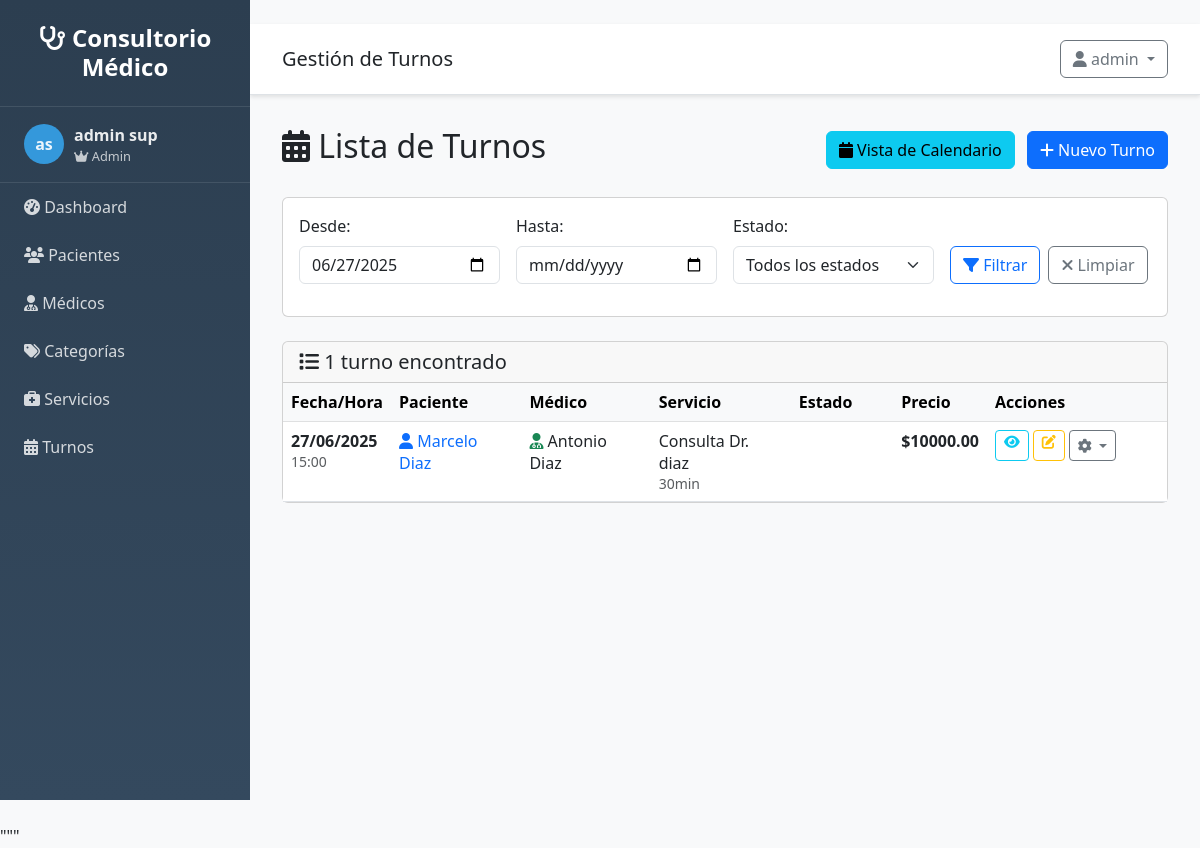
The app's page /turnos/ (signed in), older data.
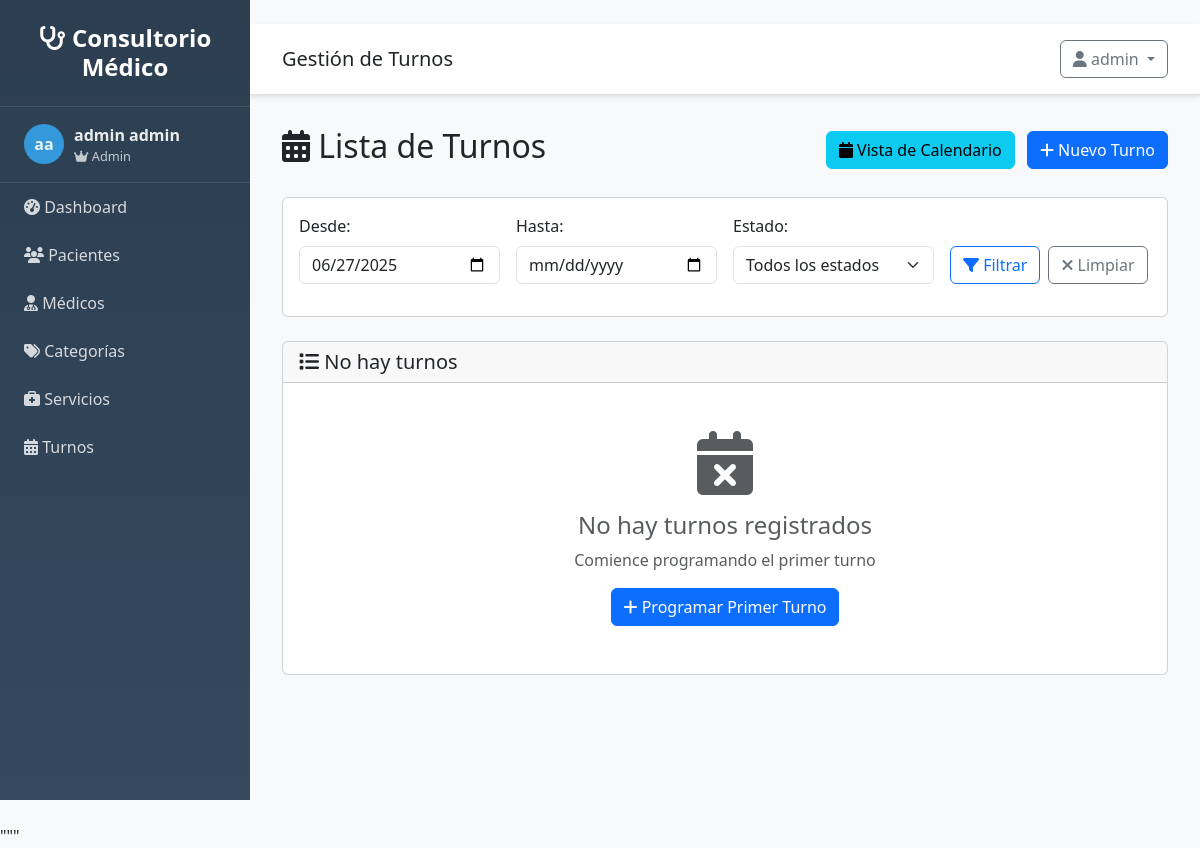
The same page, newer data.
### src/models/usuario.py (models this page shows, shortened)
class Usuario(UserMixin, db.Model):
    __tablename__ = 'usuarios'
    id = db.Column(db.Integer, primary_key=True)
    username = db.Column(db.String(80), unique=True, nullable=False)
    email = db.Column(db.String(120), unique=True, nullable=False)
    password_hash = db.Column(db.String(255), nullable=False)
    nombre = db.Column(db.String(100), nullable=False)
    apellido = db.Column(db.String(100), nullable=False)
    rol = db.Column(db.String(20), default='usuario')
    activo = db.Column(db.Boolean, default=True)
    ultimo_login = db.Column(db.DateTime)
    fecha_creacion = db.Column(db.DateTime, default=datetime.utcnow)
    @property
    def nombre_completo(self):
        return f"{self.nombre} {self.apellido}"
    def is_admin(self):
        return self.rol == 'admin'

### src/models/turno.py (models this page shows, shortened)
class Turno(db.Model):
    __tablename__ = 'turnos'
    id = db.Column(db.Integer, primary_key=True)
    fecha = db.Column(db.Date, nullable=False)
    hora = db.Column(db.Time, nullable=False)
    estado = db.Column(db.String(20), default='pendiente')  # pendiente, confirmado, completado, cancelado
    observaciones = db.Column(db.Text, nullable=True)
    precio_final = db.Column(db.Numeric(10, 2), nullable=True)
    fecha_creacion = db.Column(db.DateTime, default=datetime.utcnow)
    cliente_id = db.Column(db.Integer, db.ForeignKey('clientes.id'), nullable=False)
    profesional_id = db.Column(db.Integer, db.ForeignKey('profesionales.id'), nullable=False)
    servicio_id = db.Column(db.Integer, db.ForeignKey('servicios.id'), nullable=False)

### src/models/cliente.py (models this page shows, shortened)
class Cliente(db.Model):
    __tablename__ = 'clientes'
    id = db.Column(db.Integer, primary_key=True)
    nombre = db.Column(db.String(100), nullable=False)
    apellido = db.Column(db.String(100), nullable=False)
    telefono = db.Column(db.String(20), nullable=True)
    email = db.Column(db.String(120), nullable=True)
    fecha_creacion = db.Column(db.DateTime, default=datetime.utcnow)
    activo = db.Column(db.Boolean, default=True)
    turnos = db.relationship('Turno', backref='cliente', lazy=True)
    @property
    def nombre_completo(self):
        return f"{self.nombre} {self.apellido}"

### src/models/profesional.py (models this page shows, shortened)
class Profesional(db.Model):
    __tablename__ = 'profesionales'
    id = db.Column(db.Integer, primary_key=True)
    nombre = db.Column(db.String(100), nullable=False)
    apellido = db.Column(db.String(100), nullable=False)
    telefono = db.Column(db.String(20), nullable=True)
    email = db.Column(db.String(120), nullable=True)
    especialidad = db.Column(db.String(100), nullable=True)
    activo = db.Column(db.Boolean, default=True)
    fecha_creacion = db.Column(db.DateTime, default=datetime.utcnow)
    turnos = db.relationship('Turno', backref='profesional', lazy=True)
    @property
    def nombre_completo(self):
        return f"{self.nombre} {self.apellido}"

### src/models/servicio.py (models this page shows, shortened)
class Servicio(db.Model):
    __tablename__ = 'servicios'
    id = db.Column(db.Integer, primary_key=True)
    nombre = db.Column(db.String(100), nullable=False)
    descripcion = db.Column(db.Text, nullable=True)
    precio = db.Column(db.Numeric(10, 2), nullable=False, default=0.00)
    duracion = db.Column(db.Integer, nullable=False, default=60)  # duración en minutos
    activo = db.Column(db.Boolean, default=True)
    fecha_creacion = db.Column(db.DateTime, default=datetime.utcnow)
    categoria_id = db.Column(db.Integer, db.ForeignKey('categorias.id'), nullable=True)
    turnos = db.relationship('Turno', backref='servicio', lazy=True)

### src/routes/turnos.py (the view)
@turnos_bp.route('/')
@login_required
def listar():
    page = request.args.get('page', 1, type=int)
    per_page = request.args.get('per_page', 10, type=int)
    fecha_desde = request.args.get('fecha_desde', type=str)
    fecha_hasta = request.args.get('fecha_hasta', type=str)
    estado = request.args.get('estado', type=str)
    profesional_id = request.args.get('profesional_id', type=int)
    turnos = TurnoService.get_paginated_turnos(
        page=page,
        per_page=per_page,
        fecha_desde=fecha_desde,
        fecha_hasta=fecha_hasta,
        estado=estado,
        profesional_id=profesional_id
    )
    profesionales = ProfesionalService.get_all_profesionales()
    estados = ['pendiente', 'confirmado', 'completado', 'cancelado']
    return render_template('turnos/listar.html',
                         turnos=turnos,
                         profesionales=profesionales,
                         estados=estados,
                         filtros={
                             'fecha_desde': fecha_desde,
                             'fecha_hasta': fecha_hasta,
                             'estado': estado,
                             'profesional_id': profesional_id
                         })

### src/app.py (called while the page is built)
def create_app(config=None):
    app = Flask(__name__,
                template_folder='../templates',
                static_folder='../static')
    if config:
        app.config.update(config)
    else:
        app.config.from_object(Config)
    init_db(app)
    init_auth(app)
    @app.context_processor
    def inject_user():
        from flask_login import current_user
        return dict(
            current_user=current_user,
            today=date.today(),
            now=datetime.now()
        )
    register_blueprints(app)
    register_template_filters(app)
    register_error_handlers(app)
    @app.route('/')
    def root():
        if current_user.is_authenticated:
            return redirect(url_for('main.index'))
        return redirect(url_for('auth.login'))
    return app

### src/auth.py (called while the page is built)
@login_manager.user_loader
def load_user(user_id):
    try:
        from src.models.usuario import Usuario
        return Usuario.query.get(int(user_id))
    except:
        return None

### src/services/profesional_service.py (called while the page is built)
    @staticmethod
    def get_all_profesionales():
        return Profesional.query.filter_by(activo=True).order_by(Profesional.apellido, Profesional.nombre).all()

### templates/turnos/listar.html (shortened to what the changed rows need)
{% extends "base.html" %}
{% block content %}
<div class="d-flex justify-content-between align-items-center mb-4">
    <h2>
        <i class="fas fa-calendar-alt"></i> Lista de Turnos
    </h2>
</div>
<div class="card">
    <div class="card-header">
        <h5 class="card-title mb-0">
            <i class="fas fa-list"></i>
            {% if turnos and turnos.items %}
                {{ turnos.total }} turno{{ 's' if turnos.total != 1 else '' }} encontrado{{ 's' if turnos.total != 1 else '' }}
            {% else %}
                No hay turnos
            {% endif %}
        </h5>
    </div>
    <div class="card-body p-0">
        {% if turnos and turnos.items %}
            <div class="table-responsive">
                <table class="table table-hover mb-0">
                    <thead class="table-light">
                        <tr>
                            <th>Fecha/Hora</th>
                            <th>Paciente</th>
                            <th>Médico</th>
                            <th>Servicio</th>
                            <th>Estado</th>
                            <th>Precio</th>
                            <th width="180">Acciones</th>
                        </tr>
                    </thead>
                    <tbody>
                        {% for turno in turnos.items %}
                        <tr>
                            <td>
                                <div class="datetime-cell">
                                    <strong>{{ turno.fecha.strftime('%d/%m/%Y') }}</strong><br>
                                    <small class="text-muted">{{ turno.hora.strftime('%H:%M') }}</small>
                                </div>
                            </td>
                            <td>
                                <div class="patient-cell">
                                    <i class="fas fa-user text-primary"></i>
                                    <a href="{{ url_for('clientes.detalle', id=turno.cliente.id) }}"
                                       class="text-decoration-none">
                                        {{ turno.cliente.nombre_completo }}
                                    </a>
                                </div>
                            </td>
                            <td>
                                <div class="doctor-cell">
                                    <i class="fas fa-user-md text-success"></i>
                                    {{ turno.profesional.nombre_completo }}
                                </div>
                            </td>
                            <td>
                                <span class="service-badge">{{ turno.servicio.nombre }}</span>
                                <br><small class="text-muted">{{ turno.servicio.duracion }}min</small>
                            </td>
                            <td>
                                <span class="badge status-{{ turno.estado }}">
                                </span>
                            </td>
                            <td>
                                <strong>${{ "%.2f"|format(turno.precio_final or turno.servicio.precio or 0) }}</strong>
                            </td>
                            <td>
                                <div class="d-flex gap-1">
                                    <a href="{{ url_for('turnos.detalle', id=turno.id) }}"
                                       class="btn btn-sm btn-outline-info" title="Ver detalle">
                                        <i class="fas fa-eye"></i>
                                    </a>
                                    {% if turno.estado in ['pendiente', 'confirmado'] %}
                                        <a href="{{ url_for('turnos.editar', id=turno.id) }}"
                                           class="btn btn-sm btn-outline-warning" title="Editar">
                                            <i class="fas fa-edit"></i>
                                        </a>
                                    {% endif %}
                                    <div class="dropdown">
                                        <button class="btn btn-sm btn-outline-secondary dropdown-toggle"
                                                type="button" data-bs-toggle="dropdown" title="Cambiar estado">
                                            <i class="fas fa-cog"></i>
                                        </button>
                                    </div>
                                </div>
                            </td>
                        </tr>
                        {% endfor %}
                    </tbody>
                </table>
            </div>
        {% else %}
            <div class="text-center py-5">
                <i class="fas fa-calendar-times fa-4x text-muted mb-3"></i>
                <h4 class="text-muted">No hay turnos registrados</h4>
                <p class="text-muted">
                    {% if filtros.fecha_desde or filtros.fecha_hasta or filtros.estado %}
                        No se encontraron turnos con los filtros aplicados
                    {% else %}
                        Comience programando el primer turno
                    {% endif %}
                </p>
                <a href="{{ url_for('turnos.nuevo') }}" class="btn btn-primary">
                    <i class="fas fa-plus"></i> Programar Primer Turno
                </a>
            </div>
        {% endif %}
    </div>
</div>
{% endblock %}

### templates/base.html (shortened to what this page needs)
<!DOCTYPE html>
<html lang="es">
<head>
    <link href="https://cdn.jsdelivr.net/npm/bootstrap@5.3.0/dist/css/bootstrap.min.css" rel="stylesheet">
    <link href="https://cdnjs.cloudflare.com/ajax/libs/font-awesome/6.4.0/css/all.min.css" rel="stylesheet">
</head>
<body>
    <nav class="sidebar" id="sidebar">
        <div class="logo">
            <h4><i class="fas fa-stethoscope"></i> Consultorio Médico</h4>
        </div>
        {% if current_user and current_user.is_authenticated %}
        <div class="user-info">
            <div class="user-avatar">
                {{ current_user.nombre[0] if current_user.nombre else 'U' }}{{ current_user.apellido[0] if current_user.apellido else 'S' }}
            </div>
            <div>
                <div class="fw-bold">{{ current_user.nombre_completo if current_user.nombre_completo else 'Usuario' }}</div>
                <div style="font-size: 0.8em; opacity: 0.8;">
                    {% if current_user.is_admin and current_user.is_admin() %}
                        <i class="fas fa-crown"></i> Admin
                    {% elif current_user.is_medico and current_user.is_medico() %}
                        <i class="fas fa-user-md"></i> Médico
                    {% else %}
                        <i class="fas fa-user"></i> Usuario
                    {% endif %}
                </div>
            </div>
        </div>
        {% endif %}
        <ul class="nav flex-column">
            <li class="nav-item">
                <a class="nav-link" href="{{ url_for('main.index') }}">
                    <i class="fas fa-tachometer-alt"></i> Dashboard
            </a>
        </li>
            {% if current_user and current_user.is_authenticated %}
            <li class="nav-item">
                <a class="nav-link" href="{{ url_for('clientes.listar') if url_for else '#' }}">
                    <i class="fas fa-users"></i> Pacientes
                </a>
            </li>
            <li class="nav-item">
                <a class="nav-link" href="{{ url_for('profesionales.listar') if url_for else '#' }}">
                    <i class="fas fa-user-md"></i> Médicos
                </a>
            </li>
            <li class="nav-item">
                <a class="nav-link" href="{{ url_for('categorias.listar') if url_for else '#' }}">
                    <i class="fas fa-tags"></i> Categorías
                </a>
            </li>
            <li class="nav-item">
                <a class="nav-link" href="{{ url_for('servicios.listar') if url_for else '#' }}">
                    <i class="fas fa-briefcase-medical"></i> Servicios
                </a>
            </li>
            <li class="nav-item">
                <a class="nav-link" href="{{ url_for('turnos.listar') if url_for else '#' }}">
                    <i class="fas fa-calendar-alt"></i> Turnos
                </a>
            </li>
            {% endif %}
        </ul>
    </nav>
    <div class="main-content">
        <div class="top-navbar d-flex justify-content-between align-items-center">
            <div>
                <h5 class="mb-0">{% block page_title %}Sistema de Gestión{% endblock %}</h5>
            </div>
            <div class="dropdown">
                <button class="btn btn-outline-secondary dropdown-toggle" type="button" data-bs-toggle="dropdown">
                    <i class="fas fa-user"></i>
                    {% if current_user and current_user.is_authenticated %}
                        {{ current_user.nombre if current_user.nombre else 'Usuario' }}
                    {% else %}
                        Invitado
                    {% endif %}
                </button>
            </div>
        </div>
        <div class="content-wrapper">
            {% block content %}{% endblock %}
        </div>
    </div>
</body>
</html>

Row changes from the older to the newer data that the page shows:
removed Turno: fecha "27/06/2025", hora "15:00", cliente.nombre_completo "Marcelo Diaz", profesional.nombre_completo "Antonio Diaz", servicio.nombre "Consulta Dr. diaz", servicio.duracion "30", precio_final "10000.00"
changed Usuario "admin": apellido "s" → "a"; nombre+apellido "admin sup" → "admin admin"
Text that changed along with them:
{{ turnos.total }}: "1" → (not shown)
text no longer shown: "turno encontrado Fecha/Hora Paciente Médico Servicio Estado Precio Acciones"
text now shown: "No hay turnos No hay turnos registrados Comience programando el primer turno Programar Primer Turno"
